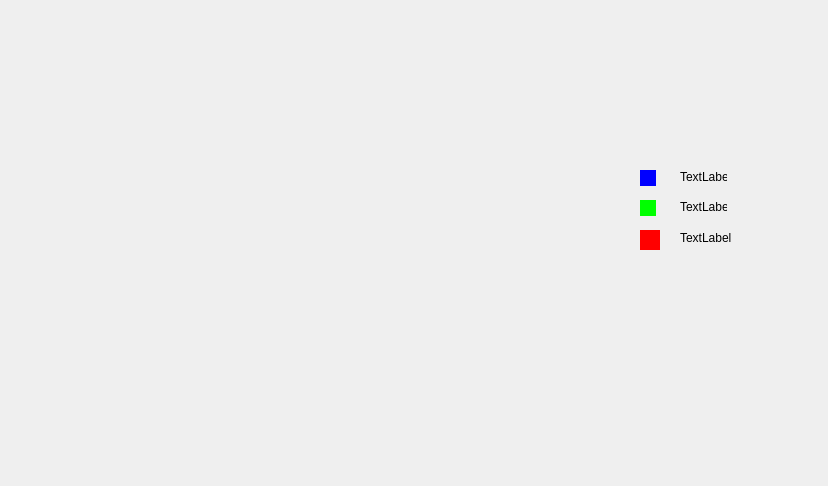
<?xml version="1.0" encoding="UTF-8"?>
<ui version="4.0">
 <class>Stat_plante</class>
 <widget class="QDialog" name="Stat_plante">
  <property name="geometry">
   <rect>
    <x>0</x>
    <y>0</y>
    <width>828</width>
    <height>486</height>
   </rect>
  </property>
  <property name="windowTitle">
   <string>Dialog</string>
  </property>
  <widget class="QWidget" name="widget" native="true">
   <property name="geometry">
    <rect>
     <x>640</x>
     <y>170</y>
     <width>16</width>
     <height>16</height>
    </rect>
   </property>
   <property name="styleSheet">
    <string notr="true">
background-color: rgb(0, 0, 255);</string>
   </property>
   <widget class="QWidget" name="widget_4" native="true">
    <property name="geometry">
     <rect>
      <x>10</x>
      <y>10</y>
      <width>16</width>
      <height>16</height>
     </rect>
    </property>
    <property name="styleSheet">
     <string notr="true">
background-color: rgb(0, 0, 255);</string>
    </property>
   </widget>
  </widget>
  <widget class="QLabel" name="label_2">
   <property name="geometry">
    <rect>
     <x>680</x>
     <y>170</y>
     <width>47</width>
     <height>14</height>
    </rect>
   </property>
   <property name="text">
    <string>TextLabel</string>
   </property>
  </widget>
  <widget class="QWidget" name="widget_6" native="true">
   <property name="geometry">
    <rect>
     <x>640</x>
     <y>200</y>
     <width>16</width>
     <height>16</height>
    </rect>
   </property>
   <property name="styleSheet">
    <string notr="true">background-color: rgb(0, 255, 0);</string>
   </property>
  </widget>
  <widget class="QLabel" name="label_3">
   <property name="geometry">
    <rect>
     <x>680</x>
     <y>200</y>
     <width>47</width>
     <height>14</height>
    </rect>
   </property>
   <property name="text">
    <string>TextLabel</string>
   </property>
  </widget>
  <widget class="QWidget" name="widget_5" native="true">
   <property name="geometry">
    <rect>
     <x>640</x>
     <y>230</y>
     <width>20</width>
     <height>20</height>
    </rect>
   </property>
   <property name="styleSheet">
    <string notr="true">background-color: rgb(255, 0, 0);</string>
   </property>
  </widget>
  <widget class="QLabel" name="label_4">
   <property name="geometry">
    <rect>
     <x>680</x>
     <y>230</y>
     <width>61</width>
     <height>16</height>
    </rect>
   </property>
   <property name="text">
    <string>TextLabel</string>
   </property>
  </widget>
 </widget>
 <resources/>
 <connections/>
</ui>
